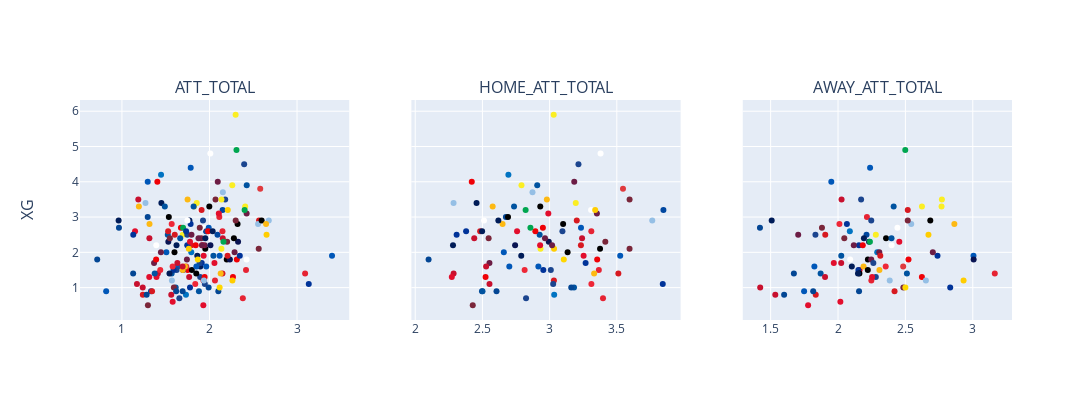

Here is the notebook cell this chart was saved with:
### Code cell
with sqlite3.connect('../data/fpl.db') as con:
    processed_data = pd.read_sql_query('select * from "02_PROCESSED_DATA"', con)
team_df = processed_data[processed_data["TEAM"]=="Manchester City"].copy()
team_df.loc[team_df.index,"OPPONENT_COLOR"] = team_df["OPPONENT"].map(lambda x: color_map[x])
plot_elos(team_df, ["ATT_TOTAL", "HOME_ATT_TOTAL", "AWAY_ATT_TOTAL"], "XG", "OPPONENT_COLOR", ["OPPONENT", "SEASON", "ROUND"])

### Figure 1 — Plotly figure (JSON) as saved in the notebook; plotly's stock layout.template omitted (floating-point values rounded to 4 significant figures; data arrays with more than 128 entries replaced by an {"elided": "..."} marker saying what was removed)
{"data": [{"marker": {"color": {"elided": "190 str values"}}, "mode": "markers", "showlegend": false, "text": {"elided": "190 str values"}, "type": "scatter", "x": {"elided": "190 float values"}, "xaxis": "x", "y": {"elided": "190 float values"}, "yaxis": "y"}, {"marker": {"color": {"elided": "190 str values"}}, "mode": "markers", "showlegend": false, "text": {"elided": "190 str values"}, "type": "scatter", "x": {"elided": "190 float values"}, "xaxis": "x2", "y": {"elided": "190 float values"}, "yaxis": "y2"}, {"marker": {"color": {"elided": "190 str values"}}, "mode": "markers", "showlegend": false, "text": {"elided": "190 str values"}, "type": "scatter", "x": {"elided": "190 float values"}, "xaxis": "x3", "y": {"elided": "190 float values"}, "yaxis": "y3"}], "layout": {"annotations": [{"font": {"size": 16}, "showarrow": false, "text": "ATT_TOTAL", "x": 0.1444, "xanchor": "center", "xref": "paper", "y": 1, "yanchor": "bottom", "yref": "paper"}, {"font": {"size": 16}, "showarrow": false, "text": "HOME_ATT_TOTAL", "x": 0.5, "xanchor": "center", "xref": "paper", "y": 1, "yanchor": "bottom", "yref": "paper"}, {"font": {"size": 16}, "showarrow": false, "text": "AWAY_ATT_TOTAL", "x": 0.8556, "xanchor": "center", "xref": "paper", "y": 1, "yanchor": "bottom", "yref": "paper"}, {"font": {"size": 16}, "showarrow": false, "text": "XG", "textangle": -90, "x": 0, "xanchor": "right", "xref": "paper", "xshift": -40, "y": 0.5, "yanchor": "middle", "yref": "paper"}], "height": 400, "width": 1200, "xaxis": {"anchor": "y", "domain": [0, 0.2889]}, "xaxis2": {"anchor": "y2", "domain": [0.3556, 0.6444]}, "xaxis3": {"anchor": "y3", "domain": [0.7111, 1]}, "yaxis": {"anchor": "x", "domain": [0, 1]}, "yaxis2": {"anchor": "x2", "domain": [0, 1], "matches": "y", "showticklabels": false}, "yaxis3": {"anchor": "x3", "domain": [0, 1], "matches": "y", "showticklabels": false}}}
